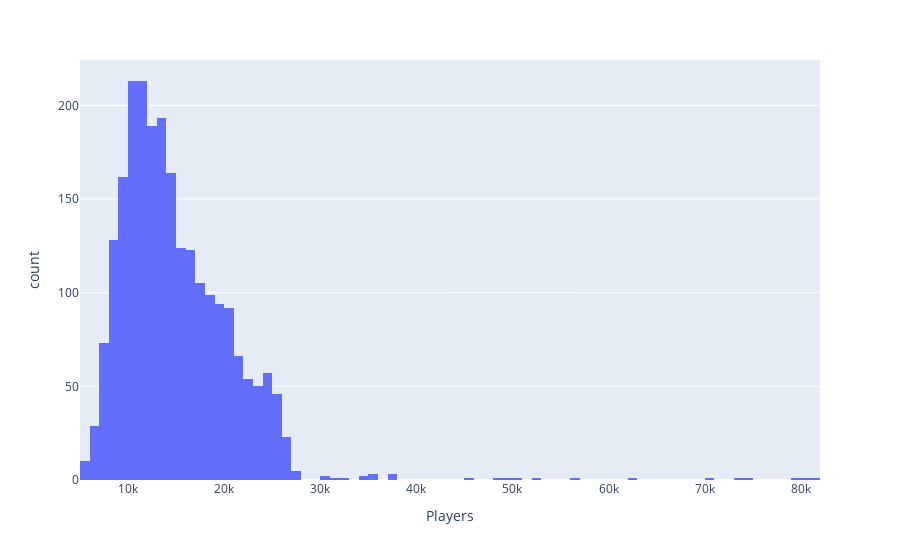

Notebook cell for this chart:
### Code cell
import plotly.express as px

fig = px.histogram(df_american, x='Players')
fig.show()

### Figure 1 — Plotly figure (JSON) as saved in the notebook; plotly's stock layout.template omitted (floating-point values rounded to 4 significant figures; data arrays with more than 128 entries replaced by an {"elided": "..."} marker saying what was removed)
{"data": [{"alignmentgroup": "True", "bingroup": "x", "hovertemplate": "Players=%{x}<br>count=%{y}<extra></extra>", "legendgroup": "", "marker": {"color": "#636efa", "pattern": {"shape": ""}}, "name": "", "offsetgroup": "", "orientation": "v", "showlegend": false, "type": "histogram", "x": {"elided": "2490 int values"}, "xaxis": "x", "yaxis": "y"}], "layout": {"barmode": "relative", "legend": {"tracegroupgap": 0}, "margin": {"t": 60}, "xaxis": {"anchor": "y", "domain": [0, 1], "title": {"text": "Players"}}, "yaxis": {"anchor": "x", "domain": [0, 1], "title": {"text": "count"}}}}
